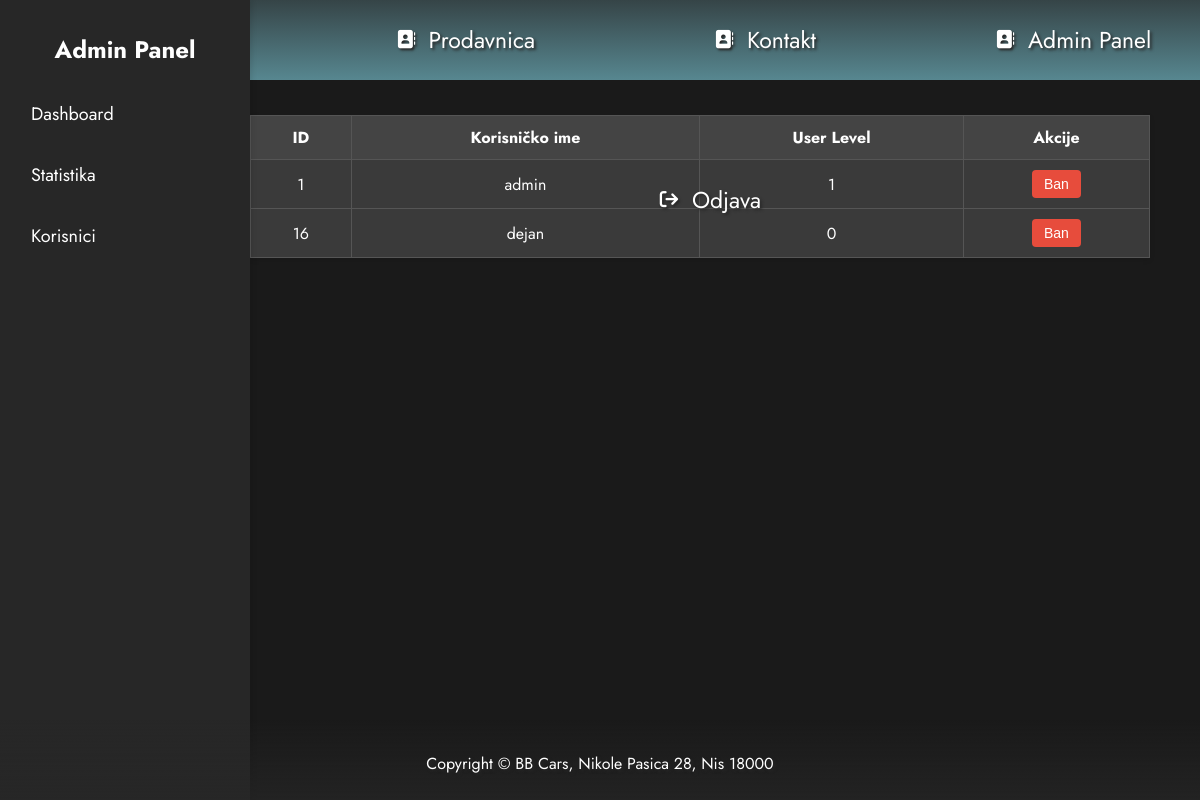
The app's page /index.php?module=korisnici (signed in) with its own data.
### tables this page shows
CREATE TABLE IF NOT EXISTS `users` (
  `id` int(11) unsigned NOT NULL AUTO_INCREMENT,
  `username` varchar(20) NOT NULL,
  `password` varchar(32) NOT NULL,
  `user_level` tinyint(1) NOT NULL,
  PRIMARY KEY (`id`),
  UNIQUE KEY `username` (`username`)
);

### core/functions-authorize.php (called while the page is built)
<?php
function is_admin() {
	return
		($_SESSION['login_status'] ?? '') == 1
		&& ($_SESSION['user_level'] ?? '') == USER_ADMIN
		? true : false;
}
?>

### modules/model-korisnici.php (called while the page is built, shortened)
<?php
require 'config.php';
$conn = new mysqli(
    $config['hostname'],
    $config['username'],
    $config['password'],
    $config['db_name']
);
$sql = "SELECT id, username, user_level FROM users";
$result = $conn->query($sql);
?>

### template/view-korisnici.php (the view, shortened to what this page needs)
<link rel="stylesheet" href="./public/css/index.css">
<div class="admin-panel">
    <aside class="sidebar">
        <h2>Admin Panel</h2>
        <nav>
            <ul>
            <?php if (is_admin()): ?>
                <li>
                    <a href="<?= URL_INDEX ?>?module=admin-panel">Dashboard</a>
                </li>
            <?php endif; ?>
            <?php if (is_admin()): ?>
                <li>
                    <a href="<?= URL_INDEX ?>?module=statistics">Statistika</a>
                </li>
            <?php endif; ?>
            <?php if (is_admin()): ?>
                <li>
                    <a href="<?= URL_INDEX ?>?module=korisnici">Korisnici</a>
                </li>
            <?php endif; ?>
            </ul>
        </nav>
    </aside>
<div>
<section class="sekcijaadmin">
        <h1>Korisnici</h1>
       <div class="koristabela">
       <table class="korisnici-tabela">
            <thead>
                <tr>
                    <th>ID</th>
                    <th>Korisničko ime</th>
                    <th>User Level</th>
                    <th>Akcije</th>
                </tr>
            </thead>
            <tbody>
                <?php if ($result->num_rows > 0): ?>
                    <?php while ($row = $result->fetch_assoc()): ?>
                        <tr>
                            <td><?= htmlspecialchars($row['id']) ?></td>
                            <td><?= htmlspecialchars($row['username']) ?></td>
                            <td><?= htmlspecialchars($row['user_level']) ?></td>
                            <td>
                                <form method="post">
                                    <button type="submit" name="ban_user" class="ban-button">Ban</button>
                                </form>
                            </td>
                        </tr>
                    <?php endwhile; ?>
                <?php else: ?>
                    <tr>
                        <td colspan="4">Nema korisnika u bazi podataka.</td>
                    </tr>
                <?php endif; ?>
            </tbody>
        </table>
       </div>
                </section>
    </div>

### public/css/style.css (style rules this page uses)
* { margin: 0; padding: 0; box-sizing: border-box; }
a { text-decoration: none; color: white; }
html { font-family: 'Jost', sans-serif; scroll-behavior: smooth; }
body { background-position: center; background-repeat: no-repeat; background-position: left; background-size: cover; }

### public/css/index.css (style rules this page uses)
body { background-image: url(../slike/bg1.jpg); }
table { border-collapse: collapse; margin: auto; text-align: center; }
td { border-right: 2px solid black; border-radius: 200%; padding: 0.5em 3em; }
td:last-child { border-right: none; }
* { box-sizing: border-box }
.sidebar { width: 250px; background-color: #272727; color: white; height: 100vh; position: fixed; top: 0; left: 0; padding: 2em 1em; box-shadow: 2px 0 5px rgba(0, 0, 0, 0.1); overflow-y: auto; }
.sidebar h2 { text-align: center; margin-bottom: 1em; font-size: 24px; }
.sidebar ul { list-style: none; padding: 0; }
.sidebar ul li { margin: 15px 0; }
.sidebar ul li a { color: white; text-decoration: none; font-size: 18px; padding: 10px 15px; display: block; border-radius: 5px; transition: 0.3s; }
table { width: 100%; border-collapse: collapse; background: #272727; color: white; box-shadow: 0 2px 5px rgba(0, 0, 0, 0.1); margin-bottom: 2em; }
.sekcijaadmin { padding-bottom: 50px; }
table thead { background-color: rgb(37, 118, 136); }
table th, table td { padding: 15px; text-align: left; border: 1px solid #444; }
.koristabela { margin-left: 200px; }
.korisnici-tabela { width: 90%; border-collapse: collapse; margin: 0 auto; background-color: #3a3a3a; color: #ffffff; }
.korisnici-tabela th, .korisnici-tabela td { border: 1px solid #555555; padding: 10px; text-align: left; }
.korisnici-tabela th { background-color: #444444; font-weight: bold; text-align: center; }
.korisnici-tabela td { text-align: center; }
.ban-button { background-color: #e74c3c; color: white; border: none; padding: 6px 12px; cursor: pointer; border-radius: 4px; font-size: 14px; }

### records on screen
users: id "1", username "admin", user_level "1"
users: id "16", username "dejan", user_level "0"
